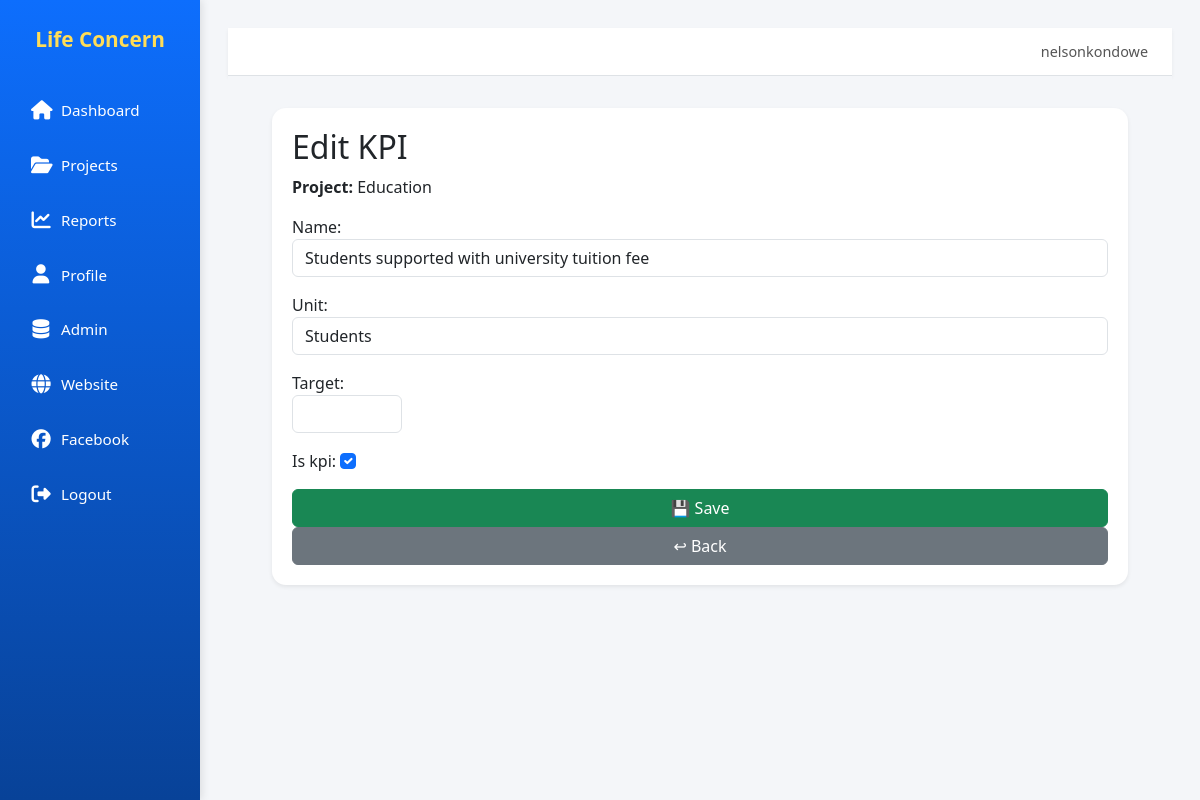
Page /projects/1/indicators/1/edit/ (signed in) on the committed database.
### core/models.py (models this page shows, shortened)
class Project(models.Model):
    name = models.CharField(max_length=200, unique=True)
    description = models.TextField(blank=True)
    start_year = models.IntegerField(null=True, blank=True)
    end_year = models.IntegerField(null=True, blank=True)
    active = models.BooleanField(default=True)

class Indicator(models.Model):
    project = models.ForeignKey(Project, on_delete=models.CASCADE, related_name='indicators')
    name = models.CharField(max_length=200)
    unit = models.CharField(max_length=50, default='count')
    target = models.DecimalField(max_digits=12, decimal_places=2, null=True, blank=True)
    is_kpi = models.BooleanField(default=False)  # Field for KPI indicators
    current_value = models.DecimalField(max_digits=12, decimal_places=2, default=0)
    progress = models.DecimalField(max_digits=5, decimal_places=2, default=0)  # % progress
    class Meta:
        unique_together = ('project', 'name')

### core/views.py (the view)
# urls.py: path('projects/<int:project_pk>/indicators/<int:pk>/edit/', views.indicator_edit, name='indicator_edit'),
@login_required
def indicator_edit(request, project_pk, pk):
    project = get_object_or_404(Project, pk=project_pk)
    indicator = get_object_or_404(Indicator, pk=pk, project=project)
    if request.method == "POST":
        form = IndicatorForm(request.POST, instance=indicator)
        if form.is_valid():
            form.save()
            messages.success(request, "KPI updated successfully!")
            return redirect("project_detail", pk=project.pk)
    else:
        form = IndicatorForm(instance=indicator)
    return render(request, "core/indicators/indicator_form.html",
                  {"form": form, "project": project, "indicator": indicator, "title": "Edit KPI"})

### core/forms.py
class IndicatorForm(forms.ModelForm):
    class Meta:
        model = Indicator
        fields = ["name", "unit", "target", "is_kpi"]
        widgets = {
            "name": forms.TextInput(attrs={"class": "form-control"}),
            "unit": forms.TextInput(attrs={"class": "form-control"}),
            "target": forms.NumberInput(attrs={"class": "form-control", "step": "0.01"}),
            "is_kpi": forms.CheckboxInput(attrs={"class": "form-check-input"}),
        }

### core/templates/core/indicators/indicator_form.html (shortened to what this page needs)
{% extends 'core/base.html' %}
{% block content %}
<div class="card shadow-sm" style="padding: 20px;">
  <h2>{{ title }}</h2>
  <p><strong>Project:</strong> {{ project.name }}</p>
  <form method="post">
    {{ form.as_p }}
    <button type="submit" class="btn btn-success">💾 Save</button>
    <a href="{% url 'project_detail' project.pk %}" class="btn btn-secondary">↩ Back</a>
  </form>
</div>
{% endblock %}

### core/templates/core/base.html (shortened to what this page needs)
<!doctype html>
<html lang="en">
<head>
  {% load static %}
  <link rel="stylesheet" href="{% static 'styles.css' %}">
  <link href="https://cdn.jsdelivr.net/npm/bootstrap@5.3.3/dist/css/bootstrap.min.css" rel="stylesheet">
  <link rel="stylesheet" href="https://cdnjs.cloudflare.com/ajax/libs/font-awesome/6.5.0/css/all.min.css">
</head>
<body>
  <div class="layout">
    {% if request.resolver_match.url_name != "login" %}
      <aside class="sidebar">
        <div class="brand">Life Concern</div>
        <nav class="nav">
          <a href="{% url 'dashboard' %}" class="{% if request.resolver_match.url_name == 'dashboard' %}active{% endif %}">
            <i class="fas fa-home"></i> Dashboard
          </a>
          <a href="{% url 'projects' %}" class="{% if request.resolver_match.url_name == 'projects' %}active{% endif %}">
            <i class="fas fa-folder-open"></i> Projects
          </a>
          <a href="{% url 'reports' %}" class="{% if request.resolver_match.url_name == 'reports' %}active{% endif %}">
            <i class="fas fa-chart-line"></i> Reports
          </a>
          <a href="{% url 'profile' %}" class="{% if request.resolver_match.url_name == 'profile' %}active{% endif %}">
            <i class="fas fa-user"></i> Profile
          </a>
          <a href="{% url 'admin:index' %}" target="_blank">
            <i class="fas fa-database"></i> Admin
          </a>
          <a href="https://www.licomw.org" target="_blank">
            <i class="fas fa-globe"></i> Website
          </a>
          <a href="https:web.facebook.com/LifeConcernMalawi" target="_blank">
            <i class="fab fa-facebook"></i> Facebook
          </a>
          <form method="post" action="{% url 'logout' %}">
            <button type="submit">
              <i class="fas fa-sign-out-alt"></i> Logout
            </button>
          </form>
        </nav>
      </aside>
    {% endif %}
    <div class="content">
      {% if request.resolver_match.url_name != "login" %}
        <div class="topbar">
          <div class="user-info">
            {{ request.user.username }}
          </div>
        </div>
      {% endif %}
      <main class="page-body">
        <div class="container-fluid">
          {% block content %}{% endblock %}
        </div>
      </main>
    </div>
  </div>
</body>
</html>

### static/styles.css (style rules this page uses)
body { margin:0; font-family: Arial, Helvetica, sans-serif; background:#f4f9ff; }
a { color:#0a5bd3; text-decoration:none; }
.btn { width:100%; padding:12px; background:#0073e6; color:#fff; border:0; border-radius:8px; cursor:pointer; font-weight:bold; }
.layout { display:grid; grid-template-columns: 260px 1fr; min-height:100vh; }
.sidebar { background:#0073e6; color:#fff; padding: 24px 16px; display:flex; flex-direction:column; }
.brand { color:#ffdd57; font-weight: bold; font-size: 20px; text-align:center; margin-bottom: 20px; }
.nav a { display:block; color:#fff; padding:10px 12px; border-radius:8px; margin-bottom:8px; }
.content { padding: 28px; }
.card { background:#fff; border-radius:12px; padding: 20px; box-shadow: 0 6px 18px rgba(0,0,0,.06); margin-bottom:20px; overflow:auto; }
input[type=number] { width:110px; }

### core/templates/core/base.html (style rules this page uses)
body { font-family: "Segoe UI", sans-serif; background-color: #f4f6f9; }
.layout { display: flex; min-height: 100vh; }
.sidebar { width: 200px; background: linear-gradient(180deg, #0d6efd, #084298); color: #fff; display: flex; flex-direction: column; align-items: center; padding: 1.5rem 1rem; box-shadow: 2px 0 8px rgba(0,0,0,0.1); }
.sidebar .brand { font-size: 1.3rem; font-weight: bold; margin-bottom: 2rem; text-align: center; }
.sidebar .nav { display: flex; flex-direction: column; align-items: stretch; width: 100%; }
.sidebar .nav a, .sidebar .nav form button { display: flex; flex-direction: row; align-items: center; justify-content: flex-start; gap: 10px; padding: 12px 15px; color: #fff; text-decoration: none; border-radius: 8px; margin-bottom: 8px; font-size: 0.95rem; transition: background 0.3s ease, transform 0.1s ease; }
.sidebar .nav a i, .sidebar .nav button i { font-size: 1.2rem; width: 20px; text-align: center; }
.sidebar .nav button { background: none; border: none; color: #fff; cursor: pointer; width: 100%; text-align: left; }
.content { flex: 1; display: flex; flex-direction: column; }
.topbar { background: #fff; padding: 0.8rem 1.5rem; display: flex; align-items: center; justify-content: space-between; border-bottom: 1px solid #dee2e6; box-shadow: 0 2px 4px rgba(0,0,0,0.05); }
.topbar .user-info { font-size: 0.9rem; color: #555; }
.page-body { flex: 1; padding: 2rem; background: #f4f6f9; }
.card { border-radius: 14px; box-shadow: 0 3px 8px rgba(0,0,0,0.08); background: #fff; margin-bottom: 1.5rem; border: none; }

### rows in the picture
Project: name "Education"
Indicator: name "Students supported with university tuition fee", unit "Students", is_kpi "☑"

### other values in the picture
{{ request.user.username }} "nelsonkondowe"
{{ title }} "Edit KPI"
